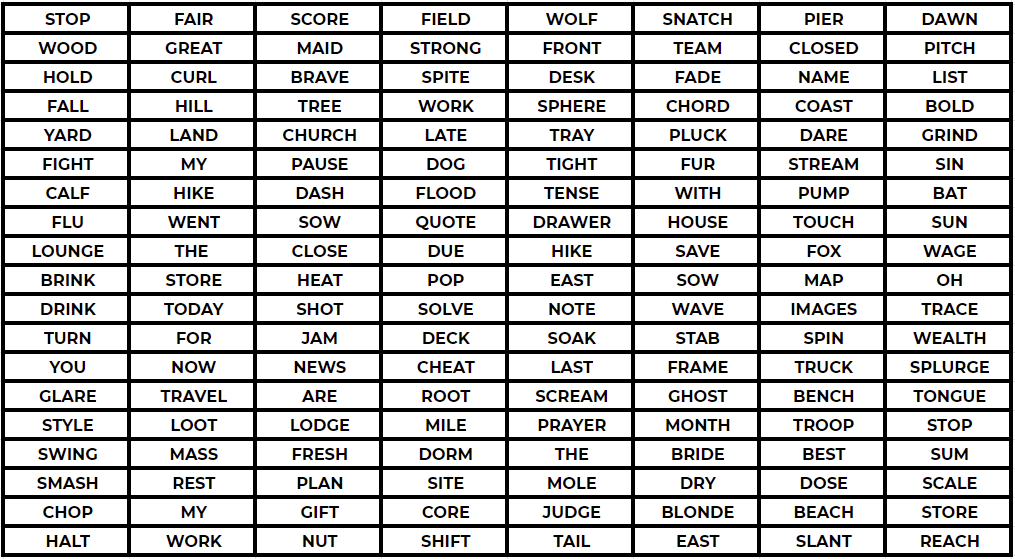
#> input picture app/working with images/word_matrix.png, 1015 x 559 px
$ python main.py
#> lines starting #> are read from the running program, lines starting #| are printed output that depends on the picture
from PIL import Image
word_matrix = Image.open('word_matrix.png')
#> word_matrix is the input picture: PIL image 1015x559 RGBA; mean R, G, B, A 192.9, 192.7, 192.7, 255
mask = Image.open('mask.png')
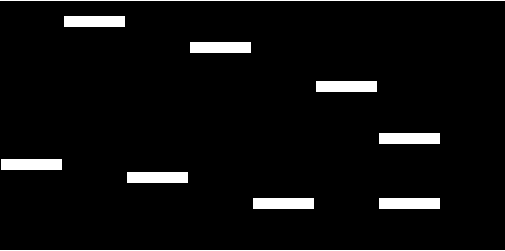
#> input picture app/working with images/mask.png, 505 x 251 px
#> mask is the input picture: PIL image 505x251 RGBA; mean R, G, B, A 12.8, 12.8, 12.8, 255
resized_word_matrix = word_matrix.resize(mask.size)
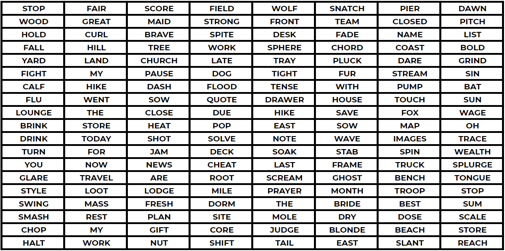
#> resized_word_matrix: PIL image 505x251 RGBA; mean R, G, B, A 191.8, 191.6, 191.6, 255
mask.putalpha(128)
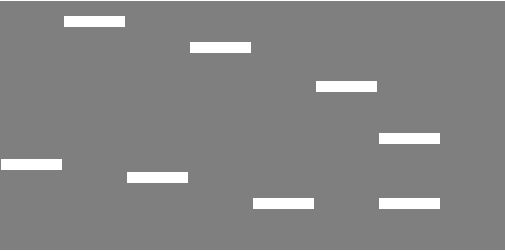
#> mask: PIL image 505x251 RGBA; mean R, G, B, A 12.8, 12.8, 12.8, 128; transparent parts drawn white
resized_word_matrix.paste(im=mask, box=(0,0), mask=mask)
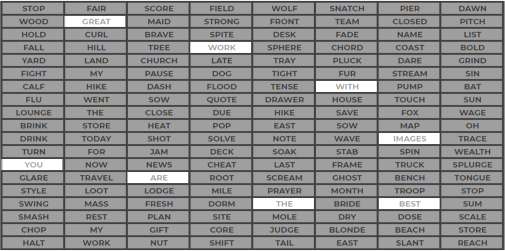
#> resized_word_matrix: PIL image 505x251 RGBA; mean R, G, B, A 102, 101.9, 101.9, 191; transparent parts drawn white
resized_word_matrix.save('result.png')
